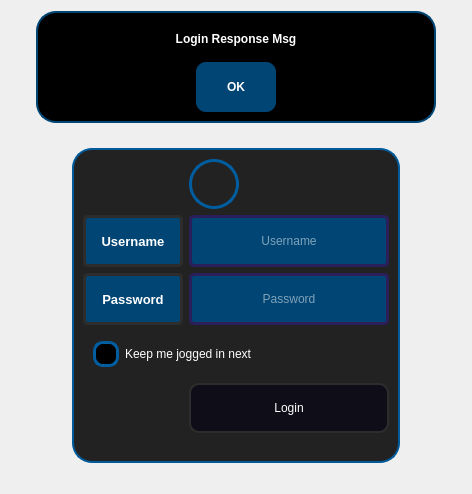
            <widget class="QWidget" name="login_page">
             <property name="styleSheet">
              <string notr="true"/>
             </property>
             <layout class="QVBoxLayout" name="verticalLayout_7">
              <property name="spacing">
               <number>10</number>
              </property>
              <item alignment="Qt::AlignHCenter">
               <widget class="QFrame" name="login_response_frame">
                <property name="minimumSize">
                 <size>
                  <width>400</width>
                  <height>100</height>
                 </size>
                </property>
                <property name="maximumSize">
                 <size>
                  <width>600</width>
                  <height>300</height>
                 </size>
                </property>
                <property name="styleSheet">
                 <string notr="true">QFrame{
	color: rgb(255, 255, 255);
	background-color: rgb(0, 0, 0);
	border: 2px solid  rgb(0, 69, 116);
	border-radius: 20px;
	
}

QPushButton{
	color: rgb(255, 255, 255);
	border: none;
	border-radius: 10px;
}

QLabel{
	padding: 10px;
	border: none;
}</string>
                </property>
                <property name="frameShape">
                 <enum>QFrame::StyledPanel</enum>
                </property>
                <property name="frameShadow">
                 <enum>QFrame::Raised</enum>
                </property>
                <layout class="QVBoxLayout" name="verticalLayout_13">
                 <item>
                  <widget class="QLabel" name="label_msg">
                   <property name="font">
                    <font>
                     <weight>75</weight>
                     <bold>true</bold>
                    </font>
                   </property>
                   <property name="text">
                    <string>Login Response Msg</string>
                   </property>
                   <property name="alignment">
                    <set>Qt::AlignCenter</set>
                   </property>
                  </widget>
                 </item>
                 <item alignment="Qt::AlignHCenter">
                  <widget class="QPushButton" name="pushButton_Ok">
                   <property name="minimumSize">
                    <size>
                     <width>80</width>
                     <height>50</height>
                    </size>
                   </property>
                   <property name="maximumSize">
                    <size>
                     <width>80</width>
                     <height>50</height>
                    </size>
                   </property>
                   <property name="font">
                    <font>
                     <weight>75</weight>
                     <bold>true</bold>
                    </font>
                   </property>
                   <property name="styleSheet">
                    <string notr="true">background-color: rgb(0, 69, 116);</string>
                   </property>
                   <property name="text">
                    <string>OK</string>
                   </property>
                  </widget>
                 </item>
                </layout>
               </widget>
              </item>
              <item alignment="Qt::AlignHCenter">
               <widget class="QFrame" name="login_form_frame">
                <property name="minimumSize">
                 <size>
                  <width>450</width>
                  <height>350</height>
                 </size>
                </property>
                <property name="maximumSize">
                 <size>
                  <width>450</width>
                  <height>350</height>
                 </size>
                </property>
                <property name="styleSheet">
                 <string notr="true">
border-radius: 20px;

</string>
                </property>
                <property name="frameShape">
                 <enum>QFrame::StyledPanel</enum>
                </property>
                <property name="frameShadow">
                 <enum>QFrame::Raised</enum>
                </property>
                <layout class="QVBoxLayout" name="verticalLayout_10">
                 <property name="spacing">
                  <number>0</number>
                 </property>
                 <property name="leftMargin">
                  <number>0</number>
                 </property>
                 <property name="topMargin">
                  <number>15</number>
                 </property>
                 <property name="rightMargin">
                  <number>0</number>
                 </property>
                 <property name="bottomMargin">
                  <number>20</number>
                 </property>
                 <item alignment="Qt::AlignHCenter">
                  <widget class="QFrame" name="inputs_fields_frame">
                   <property name="styleSheet">
                    <string notr="true">QFrame{
	background-color: rgb(34, 34, 34);
	color: rgb(255, 255, 255);
	border-radius: 20px;
	border: 2px solid rgb(1, 90, 153);
}

QLineEdit{
	border: 2px solid rgb(0,  93, 159);
	border-radius: 10px;
	padding: 15px;
	background-color: rgb(0, 69, 116);
	color: rgb(255, 255, 255);	
}

QLineEdit:hover{
	border: 2px solid rgb(0, 66, 124);
}

QLineEdit:focus{
	border: 2px solid rgb(206, 206, 206);
	color: rgb(200, 200, 200)
}

QPushButton{
	border: 2px solid rgb(45, 45, 45);
	border-radius: 10px;
	padding: 15px;
	background-color: rgb(14, 13, 24);
	color: rgb(255, 255, 255);	
}

QPushButton:hover{
	border: 2px solid rgb(0, 66, 124);
}

QLabel{
	border: 3px solid rgb(45, 45, 45);
	border-radius:  5px;
	background-color: rgb(0, 69, 116);
}

QCheckBox{
	color:rgb(255, 255, 255);
	padding: 10px
}

QCheckBox:indicator{
	border: 3px solid rgb(0, 93, 159);
	width: 20px;
	height:20px;
	border-radius: 10px;
	background: rgb(0, 0, 0);
}

QCheckBox:indicator:hover{
	border: 3px solid rgb(255, 255, 255);
}

QCheckBox:indicator:checked{
	background: 3px solid rgb(34, 34, 34);
}</string>
                   </property>
                   <property name="frameShape">
                    <enum>QFrame::StyledPanel</enum>
                   </property>
                   <property name="frameShadow">
                    <enum>QFrame::Raised</enum>
                   </property>
                   <layout class="QFormLayout" name="formLayout_2">
                    <property name="leftMargin">
                     <number>9</number>
                    </property>
                    <item row="1" column="0">
                     <widget class="QLabel" name="label_2">
                      <property name="minimumSize">
                       <size>
                        <width>100</width>
                        <height>50</height>
                       </size>
                      </property>
                      <property name="font">
                       <font>
                        <pointsize>10</pointsize>
                        <weight>75</weight>
                        <bold>true</bold>
                       </font>
                      </property>
                      <property name="styleSheet">
                       <string notr="true"/>
                      </property>
                      <property name="text">
                       <string>Username</string>
                      </property>
                      <property name="alignment">
                       <set>Qt::AlignCenter</set>
                      </property>
                     </widget>
                    </item>
                    <item row="1" column="1">
                     <widget class="QLineEdit" name="lineEdit_username">
                      <property name="minimumSize">
                       <size>
                        <width>200</width>
                        <height>50</height>
                       </size>
                      </property>
                      <property name="maximumSize">
                       <size>
                        <width>200</width>
                        <height>16777215</height>
                       </size>
                      </property>
                      <property name="styleSheet">
                       <string notr="true">border: 3px solid rgb(43, 31, 91);
border-radius:  5px</string>
                      </property>
                      <property name="alignment">
                       <set>Qt::AlignCenter</set>
                      </property>
                      <property name="placeholderText">
                       <string>Username</string>
                      </property>
                     </widget>
                    </item>
                    <item row="2" column="0">
                     <widget class="QLabel" name="label_6">
                      <property name="minimumSize">
                       <size>
                        <width>100</width>
                        <height>50</height>
                       </size>
                      </property>
                      <property name="font">
                       <font>
                        <pointsize>10</pointsize>
                        <weight>75</weight>
                        <bold>true</bold>
                       </font>
                      </property>
                      <property name="styleSheet">
                       <string notr="true"/>
                      </property>
                      <property name="text">
                       <string>Password</string>
                      </property>
                      <property name="alignment">
                       <set>Qt::AlignCenter</set>
                      </property>
                     </widget>
                    </item>
                    <item row="2" column="1">
                     <widget class="QLineEdit" name="lineEdit_password">
                      <property name="minimumSize">
                       <size>
                        <width>200</width>
                        <height>50</height>
                       </size>
                      </property>
                      <property name="maximumSize">
                       <size>
                        <width>200</width>
                        <height>16777215</height>
                       </size>
                      </property>
                      <property name="styleSheet">
                       <string notr="true">border: 3px solid rgb(43, 31, 91);
border-radius:  5px</string>
                      </property>
                      <property name="text">
                       <string/>
                      </property>
                      <property name="echoMode">
                       <enum>QLineEdit::Password</enum>
                      </property>
                      <property name="alignment">
                       <set>Qt::AlignCenter</set>
                      </property>
                      <property name="placeholderText">
                       <string>Password</string>
                      </property>
                     </widget>
                    </item>
                    <item row="4" column="1">
                     <widget class="QPushButton" name="pushButton_login_validate">
                      <property name="minimumSize">
                       <size>
                        <width>0</width>
                        <height>50</height>
                       </size>
                      </property>
                      <property name="maximumSize">
                       <size>
                        <width>200</width>
                        <height>16777215</height>
                       </size>
                      </property>
                      <property name="text">
                       <string>Login</string>
                      </property>
                     </widget>
                    </item>
                    <item row="3" column="0" colspan="2">
                     <widget class="QCheckBox" name="checkBox">
                      <property name="text">
                       <string>Keep me jogged in next</string>
                      </property>
                     </widget>
                    </item>
                    <item row="0" column="1">
                     <widget class="QFrame" name="profile_icon_frame">
                      <property name="enabled">
                       <bool>true</bool>
                      </property>
                      <property name="minimumSize">
                       <size>
                        <width>50</width>
                        <height>50</height>
                       </size>
                      </property>
                      <property name="maximumSize">
                       <size>
                        <width>50</width>
                        <height>50</height>
                       </size>
                      </property>
                      <property name="styleSheet">
                       <string notr="true">background-image: url(:/icons/userr_login.png);
background-repeat:none;
background-position:center;
background-color: rgb(34, 34, 34);
border-radius: 25px;
border: 3px solid rgb(0,  93, 159);</string>
                      </property>
                      <property name="frameShape">
                       <enum>QFrame::NoFrame</enum>
                      </property>
                      <property name="frameShadow">
                       <enum>QFrame::Raised</enum>
                      </property>
                     </widget>
                    </item>
                   </layout>
                  </widget>
                 </item>
                </layout>
               </widget>
              </item>
             </layout>
            </widget>
